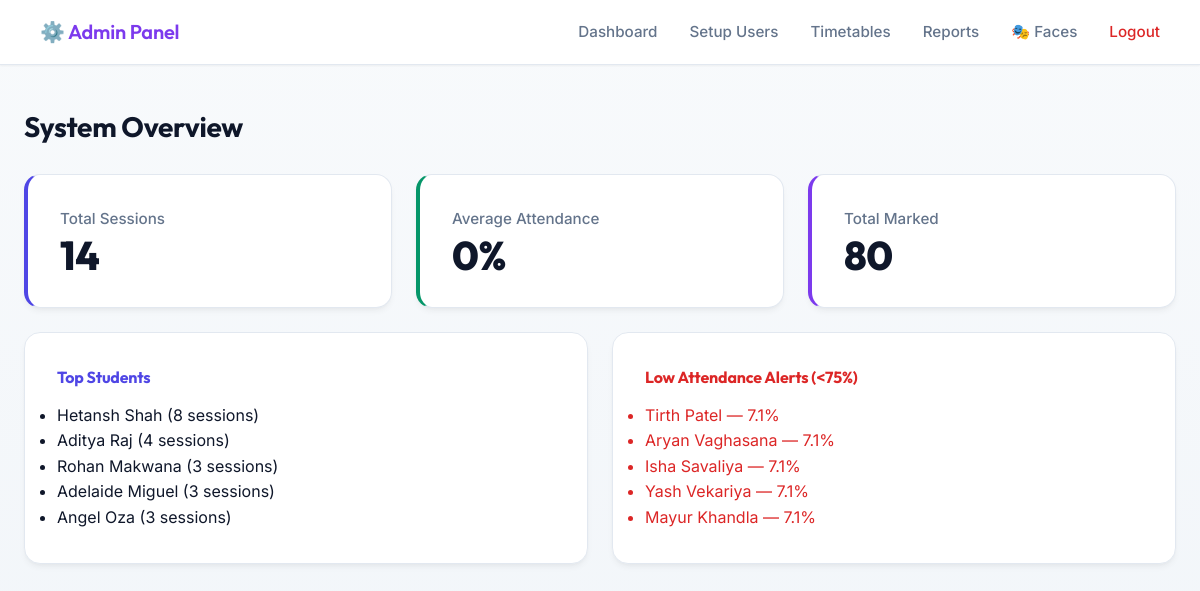
/admin (signed in), run on the app's committed database.
### tables this page shows
CREATE TABLE students (
                id INTEGER PRIMARY KEY AUTOINCREMENT,
                student_id TEXT UNIQUE NOT NULL,
                name TEXT NOT NULL,
                email TEXT UNIQUE NOT NULL,
                department TEXT NOT NULL,
                created_at TIMESTAMP DEFAULT CURRENT_TIMESTAMP,
                is_active BOOLEAN DEFAULT 1
            );

### app.py (the view)
    def wrap(*args, **kwargs):
        if not session.get("admin_logged_in"):
            return redirect(url_for("admin_login"))
        return f(*args, **kwargs)

### app.py (called while the page is built)
def admin_required(f):
    def wrap(*args, **kwargs):
        if not session.get("admin_logged_in"):
            return redirect(url_for("admin_login"))
        return f(*args, **kwargs)
    wrap.__name__ = f.__name__
    return wrap

@app.route("/admin")
@admin_required
def admin_dashboard():
    stats = analytics_service.get_system_statistics()
    return render_template("admin_dashboard.html", stats=stats)

### database.py (called while the page is built)
    def connect(self):
        self.conn = sqlite3.connect(DB_PATH)
        self.cursor = self.conn.cursor()

    def disconnect(self):
        if self.conn:
            self.conn.close()

### templates/admin_dashboard.html (shortened to what this page needs)
{% extends "admin_base.html" %}
{% block content %}
<h2>System Overview</h2>
<div class="grid-cards">
    <div class="stat-card stat-blue">
        <p>Total Sessions</p>
        <h3>{{ stats.total_sessions }}</h3>
    </div>
    <div class="stat-card stat-green">
        <p>Average Attendance</p>
        <h3>{{ stats.average_attendance|round(1) }}%</h3>
    </div>
    <div class="stat-card stat-purple">
        <p>Total Marked</p>
        <h3>{{ stats.total_marked }}</h3>
    </div>
</div>
<div class="grid-cards">
    <div class="stat-card" style="text-align: left;">
        <h4 style="color: var(--accent-blue);">Top Students</h4>
        <ul>
            {% for name, count in stats.top_students %}
                <li>{{ name }} ({{ count }} sessions)</li>
            {% else %}
                <li style="color: var(--text-muted);">No data yet</li>
            {% endfor %}
        </ul>
    </div>
    <div class="stat-card" style="text-align: left;">
        <h4 style="color: var(--accent-red);">Low Attendance Alerts (<75%)</h4>
        <ul>
            {% for name, rate in stats.low_attendance_students %}
                <li style="color: var(--accent-red);">{{ name }} — {{ rate|round(1) }}%</li>
            {% else %}
                <li style="color: var(--accent-green);">All good!</li>
            {% endfor %}
        </ul>
    </div>
</div>
{% endblock %}

### templates/admin_base.html (shortened to what this page needs)
<!DOCTYPE html>
<html lang="en">
<head>
    <link rel="stylesheet" href="{{ url_for('static', filename='css/styles.css') }}">
</head>
<body>
    <nav class="navbar">
        <div class="nav-brand" style="font-size: 1.25rem; font-weight: 600; color: var(--accent-purple);">
            ⚙️ Admin Panel
        </div>
        <div class="nav-links">
            <a href="{{ url_for('admin_dashboard') }}">Dashboard</a>
            <a href="{{ url_for('admin_setup') }}">Setup Users</a>
            <a href="{{ url_for('admin_timetables') }}">Timetables</a>
            <a href="{{ url_for('admin_reports') }}">Reports</a>
            <a href="{{ url_for('admin_faces') }}">🎭 Faces</a>
            <a href="{{ url_for('admin_logout') }}" style="color: var(--accent-red); margin-left: 2rem;">Logout</a>
        </div>
    </nav>
    <div class="container">
        {% block content %}{% endblock %}
    </div>
</body>
</html>

### static/css/styles.css (style rules this page uses)
:root { --bg-primary: #f8fafc; --bg-color-gradient: linear-gradient(180deg, #f8fafc 0%, #f1f5f9 100%); --bg-card: #ffffff; --bg-hover: #f1f5f9; --border-color: #e2e8f0; --border-light: #cbd5e1; --text-primary: #0f172a; --text-muted: #64748b; --text-inverse: #ffffff; --accent-blue: #4f46e5; --accent-blue-hover: #4338ca; --accent-green: #059669; --accent-green-hover: #047857; --accent-red: #dc2626; --accent-red-hover: #b91c1c; --accent-purple: #7c3aed; --accent-gold: #d97706; --shadow-sm: 0 1px 2px 0 rgba(0, 0, 0, 0.05); --shadow-md: 0 4px 6px -1px rgba(0, 0, 0, 0.05), 0 2px 4px -1px rgba(0, 0, 0, 0.03); --shadow-lg: 0 10px 15px -3px rgba(0, 0, 0, 0.08), 0 4px 6px -2px rgba(0, 0, 0, 0.04); --radius-md: 10px; --radius-lg: 16px; --radius-full: 9999px; --transition-fast: 0.15s ease-in-out; --transition-smooth: 0.3s cubic-bezier(0.4, 0, 0.2, 1); }
* { box-sizing: border-box; margin: 0; padding: 0; }
body { font-family: 'Inter', system-ui, -apple-system, sans-serif; background-color: var(--bg-primary); background-image: var(--bg-color-gradient); background-attachment: fixed; color: var(--text-primary); line-height: 1.6; min-height: 100vh; display: flex; flex-direction: column; -webkit-font-smoothing: antialiased; -moz-osx-font-smoothing: grayscale; }
h1, h2, h3, h4, .nav-brand { font-family: 'Outfit', 'Inter', sans-serif; font-weight: 700; letter-spacing: -0.01em; color: var(--text-primary); margin-bottom: 0.75rem; }
h2 { font-size: 1.75rem; }
h3 { font-size: 1.25rem; }
p { margin-bottom: 1rem; color: var(--text-muted); }
.container { max-width: 1200px; margin: 0 auto; padding: 2.5rem 1.5rem; width: 100%; animation: fadeIn 0.4s ease-out; }
.navbar { background: var(--bg-card); border-bottom: 1px solid var(--border-color); padding: 1rem 2.5rem; display: flex; justify-content: space-between; align-items: center; position: sticky; top: 0; z-index: 50; box-shadow: var(--shadow-sm); }
.nav-brand { margin-bottom: 0; }
.nav-links { display: flex; align-items: center; flex-wrap: wrap; }
.nav-links a, .nav-links span { color: var(--text-muted); text-decoration: none; margin-left: 2rem; font-weight: 500; font-size: 0.95rem; transition: var(--transition-fast); }
.nav-links a[style*="color: #da3633"], .nav-links a[style*="color: var(--accent-red)"] { color: var(--accent-red) !important; }
.grid-cards { display: grid; grid-template-columns: repeat(auto-fit, minmax(280px, 1fr)); gap: 1.5rem; margin-top: 1.5rem; }
.stat-card { background: var(--bg-card); padding: 2rem; border-radius: var(--radius-lg); border: 1px solid var(--border-color); box-shadow: var(--shadow-md); transition: var(--transition-smooth); }
.stat-card p { color: var(--text-muted); font-weight: 500; margin-bottom: 0.25rem; font-size: 0.95rem; }
.stat-card h3 { font-size: 2.5rem; font-weight: 800; margin: 0; line-height: 1; }
.stat-blue { border-left: 4px solid var(--accent-blue); }
.stat-blue h3 { color: var(--text-primary); }
.stat-green { border-left: 4px solid var(--accent-green); }
.stat-green h3 { color: var(--text-primary); }
.stat-purple { border-left: 4px solid var(--accent-purple); }
.stat-purple h3 { color: var(--text-primary); }

### data on the page
students: name "Hetansh Shah", count "8"
students: name "Aditya Raj", count "4"
students: name "Rohan Makwana", count "3"
students: name "Adelaide Miguel", count "3"
students: name "Angel Oza", count "3"
students: name "Tirth Patel", rate "7.1"
students: name "Aryan Vaghasana", rate "7.1"
students: name "Isha Savaliya", rate "7.1"
students: name "Yash Vekariya", rate "7.1"
students: name "Mayur Khandla", rate "7.1"

### other printed values
{{ stats.total_sessions }} "14"
{{ stats.average_attendance|round(1) }} "0"
{{ stats.total_marked }} "80"
